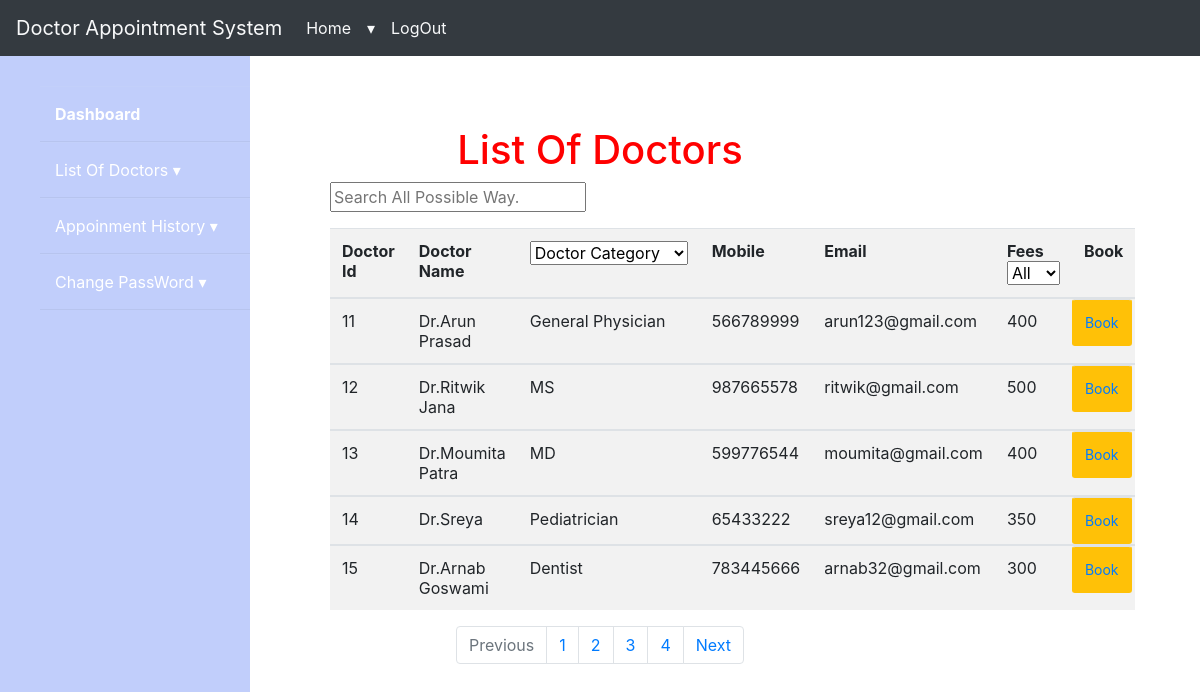
The page /doctor.php?page=3 on the database its author committed.
### tables this page shows
CREATE TABLE `doctor` (
  `id` int(50) NOT NULL,
  `dname` varchar(50) NOT NULL,
  `dcategory` varchar(50) NOT NULL,
  `dphone` int(50) NOT NULL,
  `demail` varchar(50) NOT NULL,
  `dfees` int(50) NOT NULL
);

### doctor.php (the view, shortened to what this page needs)
<?php
require_once 'user.php';
$limit=5;
if(isset($_GET['page'])){
  $page=$_GET['page'];
}else{
  $page=1;
}
$offset=($page-1)*$limit;
$sql="SELECT * from doctor LIMIT {$offset},{$limit}";
$result=mysqli_query($conn,$sql) or die("query failed");
?>
<head>
</head>
	<h1 style="color:red" align="center">List Of Doctors</h1>
	<div class="marginn">
	<div class="form-group">
   <input id="myInput" type="text" placeholder="Search All Possible Way." onkeyup="myFunction()">
 </div>
</div>
<div class="marginn">
	<table class="table table-striped w-auto"  style="width: 90px; height: 70px"  class="container" class="table">
        <div  align="center">
          <tr>
           <th>Doctor Id</th>
           <th>Doctor Name</th>
           <th id="filters">
      <select name="fetchval" id="fetchval">
        <option>Doctor Category</option>
      </select>
    </th>
            <th>Mobile</th>
             <th>Email</th>
      <th>Fees
            <select id="filter">
                <option value="all" name="" >All </option>
            </select>
        </th>
         <th>Book</th>
       </tr>
     </div>
   <?php
while($sql_fetch=mysqli_fetch_assoc($result)) { ?>
 <tbody id="myTable" id="table">
	<tr scope="row">
		<td><?php echo $sql_fetch['id'] ?></td>
		<td><?php echo $sql_fetch['dname'] ?></td>
		<td id="mytable"><?php echo $sql_fetch['dcategory'] ?></td>
		<td><?php echo $sql_fetch['dphone'] ?></td>
		<td><?php echo $sql_fetch['demail'] ?></td>
		<td><?php echo $sql_fetch['dfees'] ?></td>
		<td class="btn btn-sm btn-warning"><a href="index1.php?ep=<?php echo $sql_fetch['id'] ?>">Book </a></td>
		</tr>
	</tbody>
<?php } ?>
</table>
</div>
<?php
$sql1=mysqli_query($conn,"SELECT * from doctor");
if(mysqli_num_rows($sql1)>0){
	$total_records=mysqli_num_rows($sql1);
	$limit=5;
	$total_page=ceil($total_records/$limit);
    echo '<nav aria-label="Page navigation example">';
	echo '<ul class="pagination justify-content-center">';
	echo '<li class="page-item disabled">';
	echo '<a class="page-link" href="#" tabindex="-1">Previous</a>';
	echo '</li>';
     for($n=1;$n<=$total_page;$n++){
     echo '<li class="page-item"><a class="page-link" href="doctor.php?page='.$n.'">'.$n.'</a></li>';
	}
	echo '<li class="page-item">';
	echo '<a class="page-link" href="#">Next</a>';
	echo '</li>';
	echo '</ul>';
	echo '</nav>';
}
?>

### doctor.php (style rules this page uses)
.marginn { margin-left: 330px; margin-right: 30px; }

### rows shown on the page
doctor: id "11", dname "Dr.Arun Prasad", dcategory "General Physician", dphone "566789999", demail "arun123@gmail.com", dfees "400"
doctor: id "12", dname "Dr.Ritwik Jana", dcategory "MS", dphone "987665578", demail "ritwik@gmail.com", dfees "500"
doctor: id "13", dname "Dr.Moumita Patra", dcategory "MD", dphone "599776544", demail "moumita@gmail.com", dfees "400"
doctor: id "14", dname "Dr.Sreya", dcategory "Pediatrician", dphone "65433222", demail "sreya12@gmail.com", dfees "350"
doctor: id "15", dname "Dr.Arnab Goswami", dcategory "Dentist", dphone "783445666", demail "arnab32@gmail.com", dfees "300"
